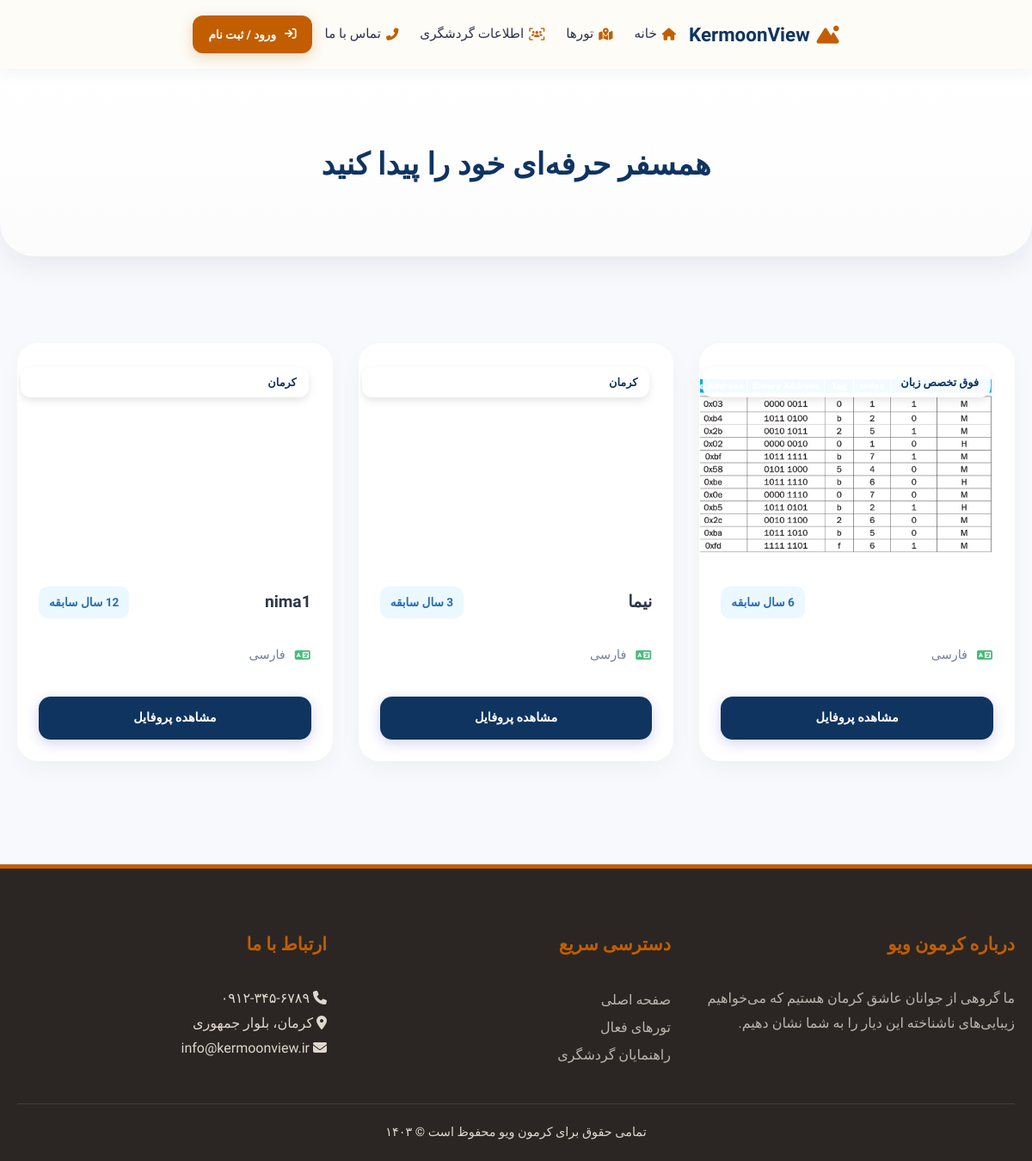
The page /guides/ on the database as committed earlier.
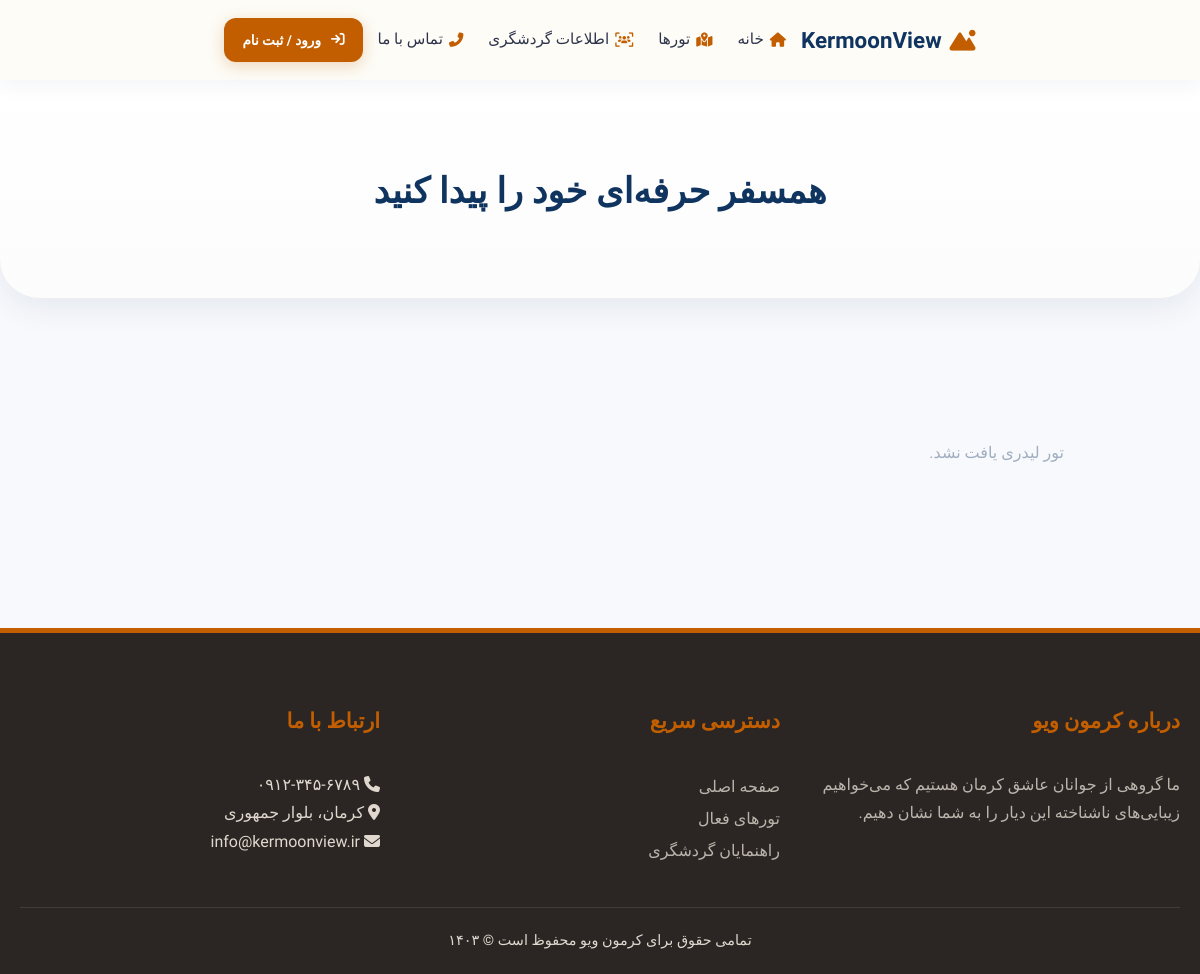
The same page on the database as committed later.
### core/models.py (models this page shows, shortened)
class TourLeaderProfile(models.Model):
    user = models.OneToOneField(User, on_delete=models.CASCADE, related_name='leader_profile')
    specialty = models.CharField(max_length=100, default='نامشخص', verbose_name="تخصص")
    experience_years = models.IntegerField(default=0, verbose_name="سال سابقه")
    languages = models.CharField(max_length=200, default='فارسی', verbose_name="زبان‌ها")
    bio = models.TextField(default='پروفایل جدید', verbose_name="درباره من")
    motivation = models.TextField(verbose_name="انگیزه فعالیت", blank=True, null=True)
    documents = models.FileField(upload_to='leader_docs/', verbose_name="فایل مدارک و رزومه", blank=True, null=True)
    is_verified = models.BooleanField(default=False, verbose_name="تایید شده توسط مدیریت")

class User(AbstractUser):
    ROLE_CHOICES = (
        ('user', 'گردشگر'),
        ('leader', 'تور لیدر'),
        ('admin', 'ادمین'),
    )
    role = models.CharField(max_length=10, choices=ROLE_CHOICES, default='user', verbose_name="نقش")
    phone_number = models.CharField(max_length=15, blank=True, verbose_name="شماره تماس")
    avatar = models.ImageField(upload_to='avatars/', blank=True, null=True, verbose_name="تصویر پروفایل")
    national_id = models.CharField(max_length=10, blank=True, null=True, verbose_name="کد ملی")

### core/views.py (the view)
# urls.py: path('guides/', views.guide_list, name='guide_list'),
def guide_list(request):
    guides = TourLeaderProfile.objects.filter(is_verified=True)
    return render(request, 'guides.html', {'guides': guides})

### core/templates/guides.html
{% extends 'base.html' %}
{% load static %}
{% block extra_css %}
<link rel="stylesheet" href="{% static 'css/guides.css' %}">
{% endblock %}
{% block content %}
    <section class="soft-search-header">
        <div class="container">
            <h1>همسفر حرفه‌ای خود را پیدا کنید</h1>
        </div>
    </section>
    <section class="guides-section">
        <div class="container">
            <div class="soft-grid">
                {% for guide in guides %}
                <div class="soft-card">
                    <div class="soft-card-image">
                        {% if guide.user.avatar %}
                        <img src="{{ guide.user.avatar.url }}" alt="{{ guide.user.get_full_name }}">
                        {% endif %}
                        <span class="soft-category">{{ guide.specialty }}</span>
                    </div>
                    <div class="soft-card-content">
                        <div class="soft-card-header">
                            <h3 class="soft-title">{{ guide.user.get_full_name }}</h3>
                            <span class="soft-tag-blue">{{ guide.experience_years }} سال سابقه</span>
                        </div>
                        <ul class="soft-info-list">
                            <li><i class="fas fa-language"></i> {{ guide.languages }}</li>
                        </ul>
                        <div class="soft-actions">
                            <a href="{% url 'guide_detail' guide.id %}" class="btn-fill-soft">مشاهده پروفایل</a>
                        </div>
                    </div>
                </div>
                {% empty %}
                <p class="no-results-msg" style="display:block;">تور لیدری یافت نشد.</p>
                {% endfor %}
            </div>
        </div>
    </section>
{% endblock %}

Rows that differ between the two databases and show on the page:
removed TourLeaderProfile: user.avatar (picture), specialty "فوق تخصص زبان", experience_years "6", languages "فارسی"
removed TourLeaderProfile: specialty "کرمان", user.get_full_name "نیما", experience_years "3", languages "فارسی"
removed TourLeaderProfile: specialty "کرمان", user.get_full_name "nima1", languages "فارسی"
Other text that changed with them:
text now shown: "تور لیدری یافت نشد."
